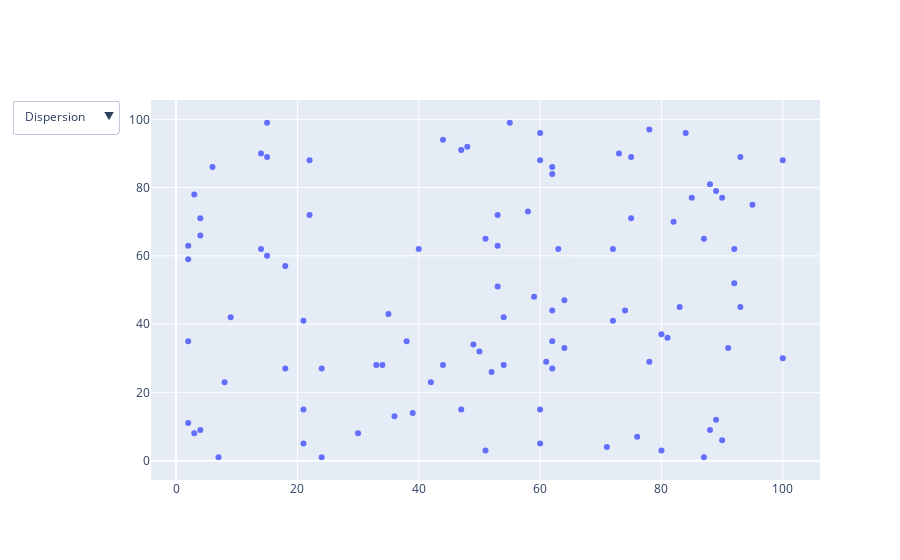

Notebook cell for this chart:
### Code cell
# Incluir funcionalidades a nuestro graficos. Queremos crear un selector de graficos dinamicos usando plotly
import plotly.graph_objects as px
# creamos datos aleatorios o bien leemos de una BBDD
np.random.seed(42)

# Datos a dibujar:
random_x = np.random.randint(1,101,100)
random_y = np.random.randint(1,101,100)

plot = px.Figure(data=[px.Scatter(x=random_x, y=random_y, mode='markers')])

# Incluimos un menu

plot.update_layout(
updatemenus= [
    dict(buttons=list([
    dict(args=['type', 'scatter'], label='Dispersion', method='restyle'),
    dict(args=['type', 'histogram'], label='Histograma', method='restyle'),
    dict(args=['type', 'bar'], label='Barras', method='restyle')]),direction='down')])

plot.show()

### Figure 1 — Plotly figure (JSON) as saved in the notebook; plotly's stock layout.template omitted (floating-point values rounded to 4 significant figures)
{"data": [{"mode": "markers", "type": "scatter", "x": [52, 93, 15, 72, 61, 21, 83, 87, 75, 75, 88, 100, 24, 3, 22, 53, 2, 88, 30, 38, 2, 64, 60, 21, 33, 76, 58, 22, 89, 49, 91, 59, 42, 92, 60, 80, 15, 62, 62, 47, 62, 51, 55, 64, 3, 51, 7, 21, 73, 39, 18, 4, 89, 60, 14, 9, 90, 53, 2, 84, 92, 60, 71, 44, 8, 47, 35, 78, 81, 36, 50, 4, 2, 6, 54, 4, 54, 93, 63, 18, 90, 44, 34, 74, 62, 100, 14, 95, 48, 15, 72, 78, 87, 62, 40, 85, 80, 82, 53, 24], "y": [26, 89, 60, 41, 29, 15, 45, 65, 89, 71, 9, 88, 1, 8, 88, 63, 11, 81, 8, 35, 35, 33, 5, 41, 28, 7, 73, 72, 12, 34, 33, 48, 23, 62, 88, 37, 99, 44, 86, 91, 35, 65, 99, 47, 78, 3, 1, 5, 90, 14, 27, 9, 79, 15, 90, 42, 77, 51, 63, 96, 52, 96, 4, 94, 23, 15, 43, 29, 36, 13, 32, 71, 59, 86, 28, 66, 42, 45, 62, 57, 6, 28, 28, 44, 84, 30, 62, 75, 92, 89, 62, 97, 1, 27, 62, 77, 3, 70, 72, 27]}], "layout": {"updatemenus": [{"buttons": [{"args": ["type", "scatter"], "label": "Dispersion", "method": "restyle"}, {"args": ["type", "histogram"], "label": "Histograma", "method": "restyle"}, {"args": ["type", "bar"], "label": "Barras", "method": "restyle"}], "direction": "down"}]}}
